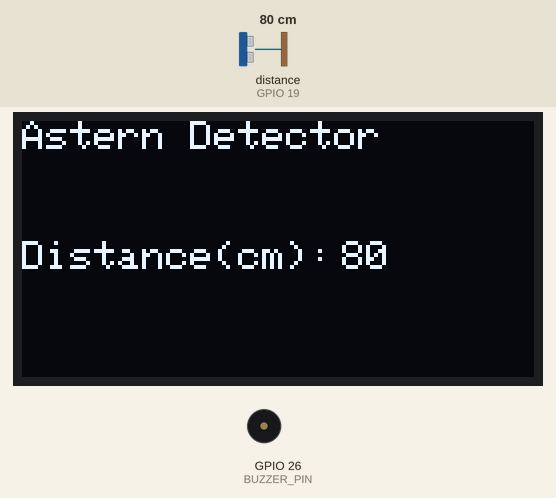
Bench run of a sketch on a simulated ESP32. Parts: 128×64 one-colour display, buzzer (waves = sounding). Wiring (inferred from the names in the program): ultrasonic range finder: trigger GPIO 18; echo GPIO 19. The test bench sets the inputs (shaded band); at power-on: distance to the obstacle (sensor on GPIO 19) 80 cm. The echo pulse lasts 58.3 µs per cm.

Above: at 1.2 s.
1.3 s: distance to the obstacle (sensor on GPIO 19) set to 23 cm
At 3.0 s:
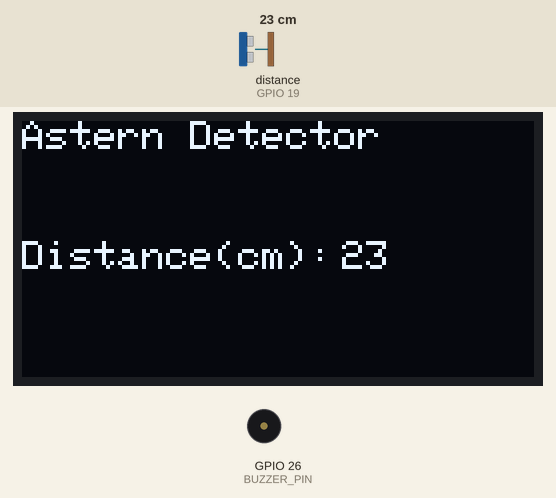
3.3 s: distance to the obstacle (sensor on GPIO 19) set to 19 cm
At 4.7 s:
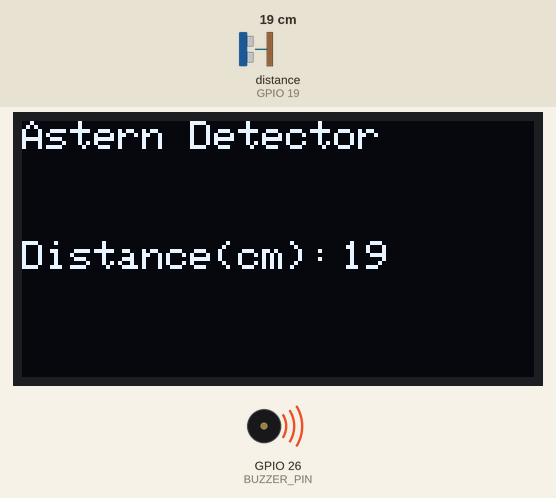
5.3 s: distance to the obstacle (sensor on GPIO 19) set to 2 cm
At 7.0 s:
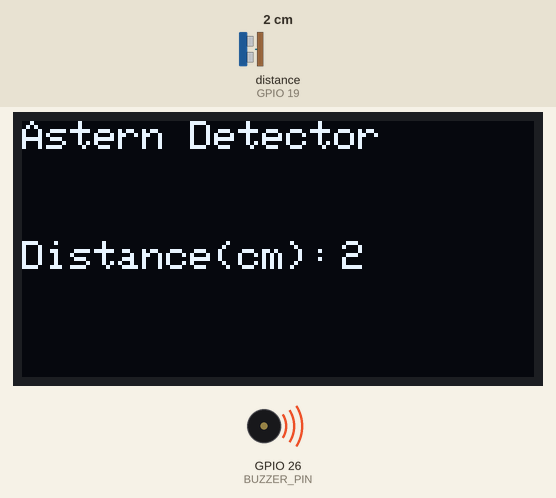
Timing chart, 0 to 8.5 s (numbered marks = the images above; inputs shaded):
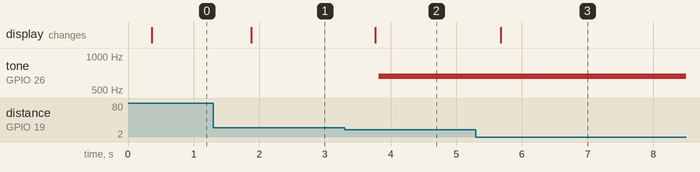

Measured:
- the behaviour switches between 21 and 20 cm on distance to the obstacle (sensor on GPIO 19) (found by bisection; images 1 and 2)
- after the input at 1.3 s, the display: changes after 0.58 s (image 1)
- after the input at 3.3 s, tone on GPIO 26 (BUZZER_PIN): silent → 660 Hz after 0.52 s; the display: changes after 0.47 s (image 2)
- after the input at 5.3 s, the display: changes after 0.38 s (image 3)

The sketch:

Astern_Detector.ino
```cpp
/*
 * Filename: Astern_Detector
 * Function: Ultrasonic control OLED and passive buzzer to simulate astern detector
 * Compiling IDE：ARDUINO 2.3.3
 * Author: https://www.keyestudio.com/
*/
#include <SPI.h>
#include <Wire.h>
#include <Adafruit_GFX.h>
#include <Adafruit_SSD1306.h>

#define SCREEN_WIDTH 128 // OLED display width, in pixels
#define SCREEN_HEIGHT 64 // OLED display height, in pixels

// Declaration for SSD1306 display connected using I2C
#define OLED_RESET -1  // Reset pin # (or -1 if sharing Arduino reset pin)
#define SCREEN_ADDRESS 0x3C
Adafruit_SSD1306 display(SCREEN_WIDTH, SCREEN_HEIGHT, &Wire, OLED_RESET);

const int BUZZER_PIN = 26;   //set passive buzzer pin to IO26

const int TrigPin = 18; //set Trig pin to IO18
const int EchoPin = 19; //set Echo pin to IO19
int distance;     // ultrasound to measure distance

float checkdistance() { //Get distance
  // Give a short low level beforehand to ensure a clean high pulse
  digitalWrite(TrigPin, LOW);
  delayMicroseconds(2);
  // The sensor is triggered by a high pulse of 10 microseconds or more
  digitalWrite(TrigPin, HIGH);
  delayMicroseconds(10);
  digitalWrite(TrigPin, LOW);
  // Read the signal from the sensor: a high level pulse
  // Its duration is the time (in microseconds) from sending the ping command to receiving the response from the object.
  float distance = pulseIn(EchoPin, HIGH) / 58.00;  //Convert to distance
  delay(300);
  return distance;
}

void setup() {
  pinMode(BUZZER_PIN, OUTPUT);  // set buzzer to output mode
  ledcSetup(3, 660, 13);        //set pwm channel,660Hz,13bit
  ledcAttachPin(BUZZER_PIN, 3);

  display.begin(SSD1306_SWITCHCAPVCC, 0x3C); // Initialization with I2C addr 0x3C (for 128x64)
  display.clearDisplay(); // clear display

  pinMode(TrigPin, OUTPUT);     //set Trig pin to output
  pinMode(EchoPin, INPUT);      //set Echo pin to input
}

void loop() {
  distance = checkdistance(); //Ultrasonic ranging
  display.clearDisplay();  // clear display
  display.setTextSize(1);  // set text size
  display.setTextColor(WHITE);  // set text color
  display.setCursor(0,0);   // set text position
  display.println("Astern Detector");  // set text content
  display.setCursor(0,30);   // set text position
  display.println("Distance(cm):");  // set text content
  display.setCursor(80,30);
  display.println(distance);
  display.display();
  delay(50);
  if (distance <= 10) {
    ledcWrite(3, 450);
    delay(500);

  } else if (distance > 10 && distance <= 20) {
    ledcWrite(3, 100);
    delay(100);
  } else {
    ledcWrite(3, 0);
  }
}
```
